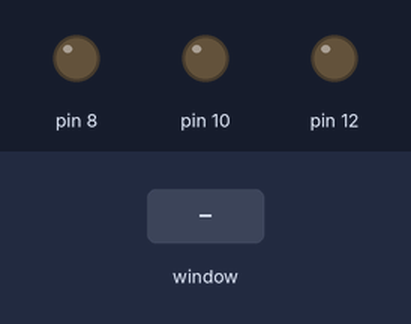
A program run on a simulated Raspberry Pi (header pin numbers). Shown: output pins drawn as LEDs (lit = HIGH). The test bench sets the inputs (shaded band). The desktop window is not drawn, its controls go by their first labels and the mouse button is held 0.15 s.

Above: at 1.2 s.
1.3 s: control labelled "Red LED" in the window clicked
At 1.9 s:
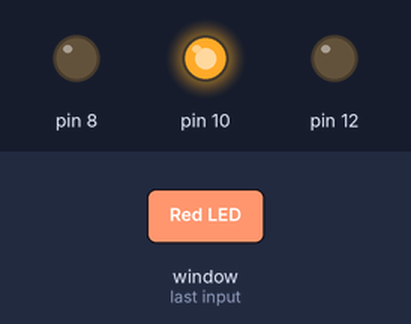
2.8 s: control labelled "Green LED" in the window clicked
At 4.0 s:
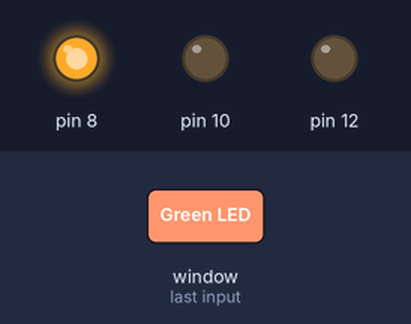
4.3 s: control labelled "Blue LED" in the window clicked
At 5.3 s:
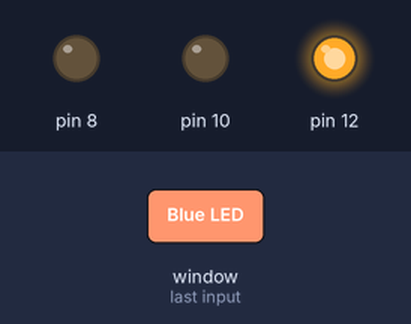
Timing chart, 0 to 7.3 s (numbered marks = the images above; inputs shaded):
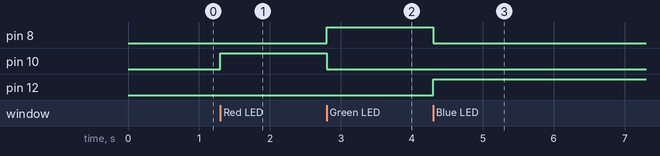

Measured:
- after the input at 1.3 s, pin 10: LOW → HIGH at once
- after the input at 2.8 s, pin 8: LOW → HIGH at once; pin 10: HIGH → LOW at once
- after the input at 4.3 s, pin 8: HIGH → LOW at once; pin 12: LOW → HIGH at once

The program:

GUI.py
```python
import RPi.GPIO as GPIO

import time

GPIO.setmode(GPIO.BOARD)

GPIO.setwarnings(False)
GPIO.setup(12, GPIO.OUT)
GPIO.setup(10, GPIO.OUT)
GPIO.setup(8, GPIO.OUT)

from PyQt5 import QtWidgets
from PyQt5.QtWidgets import QApplication,QMainWindow
import sys

def RedLED():
        GPIO.output(10, GPIO.HIGH)

        GPIO.output(8, GPIO.LOW)
        GPIO.output(12, GPIO.LOW)

def GreenLED():
        GPIO.output(8, GPIO.HIGH)

        GPIO.output(10, GPIO.LOW)
        GPIO.output(12, GPIO.LOW)
def BlueLED():
        GPIO.output(12, GPIO.HIGH)

        GPIO.output(8, GPIO.LOW)
        GPIO.output(10, GPIO.LOW)

def Quit():
        GPIO.output(10, GPIO.LOW)
        GPIO.output(8, GPIO.LOW)
        GPIO.output(12, GPIO.LOW)
        win.destroy()
        GPIO.cleanup()

def window():
    app = QApplication(sys.argv)
    win = QMainWindow()
    win.setGeometry(200,200,500,500)
    win.setWindowTitle("LED Application")

    label = QtWidgets.QLabel(win)
    label.setText("LED Toggle")
    label.move(0,0)

    redb = QtWidgets.QPushButton(win)
    redb.setText("Red LED")
    redb.move(0,50)
    redb.clicked.connect(RedLED)

    greenb = QtWidgets.QPushButton(win)
    greenb.setText("Green LED")
    greenb.move(0,100)
    greenb.clicked.connect(GreenLED)

    blueb = QtWidgets.QPushButton(win)
    blueb.setText("Blue LED")
    blueb.move(0,150)
    blueb.clicked.connect(BlueLED)

    quiT = QtWidgets.QPushButton(win)
    quiT.setText("QUIT")
    quiT.move(0,200)
    quiT.clicked.connect(Quit)

    win.show()
    sys.exit(app.exec_())

window()
```
